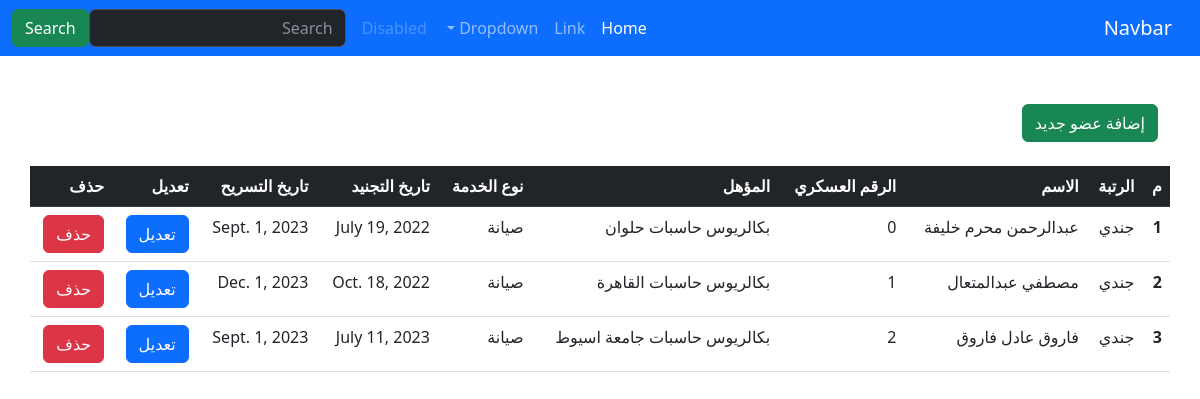
The page /accounts/ (signed in) on the database as committed earlier.
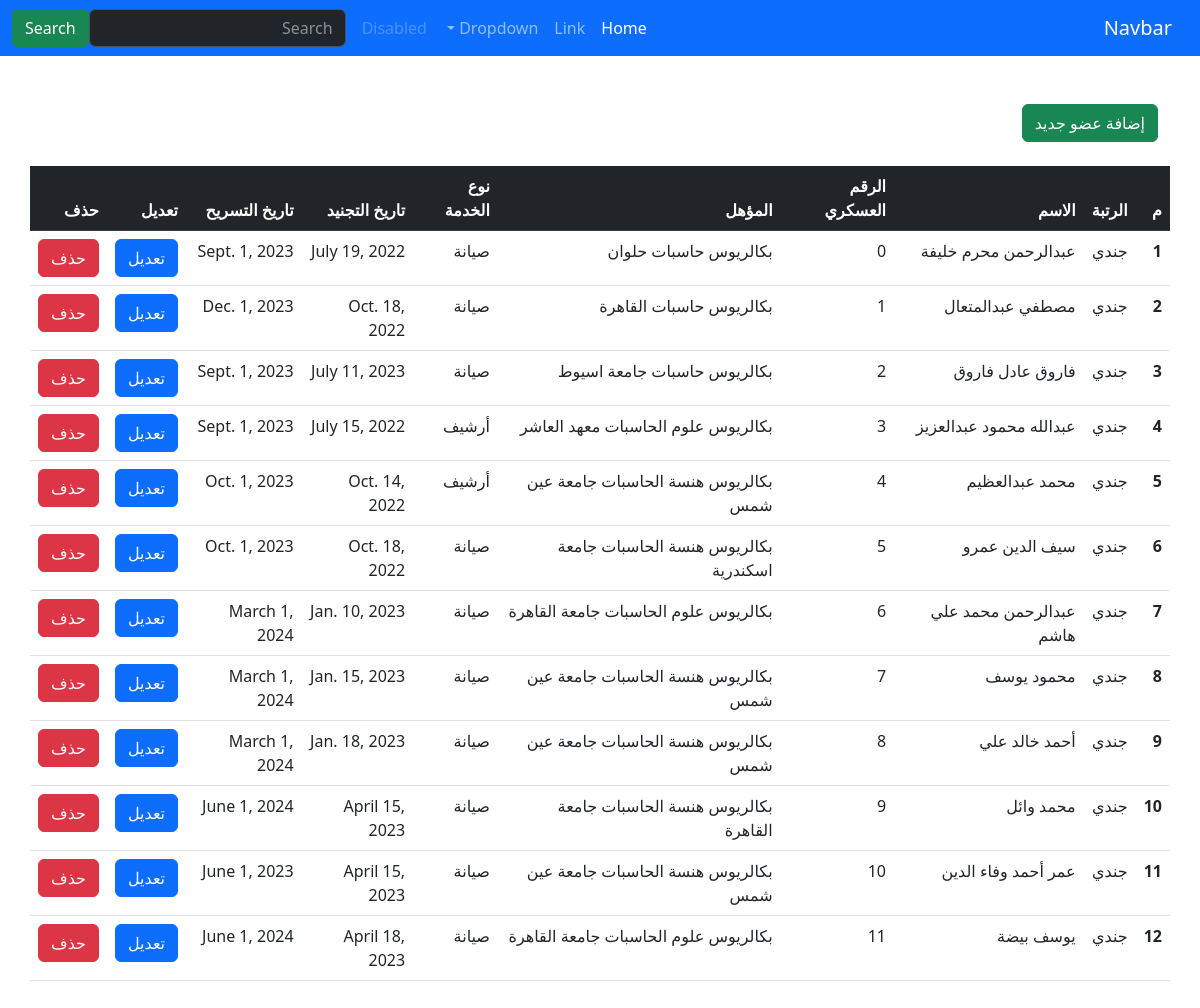
The same page on the database as committed later.
### accounts/models.py (models this page shows, shortened)
class User(AbstractBaseUser):
    fullname        = models.CharField(max_length=50,verbose_name="Full Name",unique=False)
    militry_id      = models.CharField(unique = True, max_length=30)
    password        = models.CharField(max_length=150)
    is_active       = models.BooleanField(default=True)
    is_staff        = models.BooleanField(default=False)
    is_superuser    = models.BooleanField(default=False)
    moahl           = models.CharField(max_length=150, null=True)
    moahl_type      = models.ForeignKey(Moahl_Type, null=True, on_delete=models.PROTECT)
    rank            = models.ForeignKey(Rank, null=True, on_delete=models.PROTECT)
    work_category   = models.ForeignKey(Work_Category, null=True, on_delete=models.PROTECT)
    tagned_date     = models.DateField(null=True, blank=True)
    end_date        = models.DateField(null=True, blank=True)
    USERNAME_FIELD  = 'militry_id'
    REQUIRED_FIELDS = ['fullname']
    objects = accountManager()

class Rank (models.Model):
    name    = models.CharField(max_length=20)
    rank    = models.IntegerField()
    def __str__(self):
        return self.name

class Work_Category (models.Model):
    name    = models.CharField(max_length=20)
    def __str__(self):
        return self.name

### accounts/views.py (the view)
# urls.py: path("",views.index, name="index"),
@login_required
def index(request):
    return render(request, "accounts/index.html", {"users":User.objects.all()})

### accounts/templates/accounts/index.html (shortened to what this page needs)
{% extends 'base.html' %}
{% block body %}
<div class="container my-5">
  <a href="{% url 'accounts:add' %}" class="btn btn-success mb-4">إضافة عضو جديد</a>
  <div class="row">
    <table class="table table-hover ">
      <thead class="table-dark">
        <tr>
          <th scope="col">م</th>
          <th scope="col">الرتبة</th>
          <th scope="col">الاسم</th>
          <th scope="col">الرقم العسكري</th>
          <th scope="col">المؤهل</th>
          <th scope="col">نوع الخدمة</th>
          <th scope="col">تاريخ التجنيد</th>
          <th scope="col">تاريخ التسريح</th>
          <th scope="col">تعديل</th>
          <th scope="col">حذف</th>
        </tr>
      </thead>
      <tbody>
        {% for user in users %}
        <tr>
            <th scope="row">{{forloop.counter}}</th>
            <td>{{user.rank}}</td>
            <td>{{user.fullname}}</td>
            <td>{{user.militry_id}}</td>
            <td>{{user.moahl}}</td>
            <td>{{user.work_category}}</td>
            <td>{{user.tagned_date}}</td>
            <td>{{user.end_date}}</td>
            <td><a href="{% url 'accounts:edit' user.militry_id  %}" class="btn btn-primary">تعديل</a></td>
            <td><a href="{% url 'accounts:delete' user.militry_id  %}" class="btn btn-danger">حذف</a></td>
          </tr>
          {% endfor %}
      </tbody>
    </table>
  </div>
</div>
{% endblock body %}

### templates/base.html (shortened to what this page needs)
{% load static %}
<!doctype html>
<html lang="en">
  <head>
        <link rel="stylesheet" href="{% static 'css/bootstrap.min.css' %}">
  </head>
  <body style="direction:rtl; ">
    <nav class="navbar navbar-expand-lg bg-primary" data-bs-theme="dark">
      <div class="container-fluid">
        <a class="navbar-brand" href="#">Navbar</a>
        <div class="collapse navbar-collapse" id="navbarSupportedContent">
          <ul class="navbar-nav me-auto mb-2 mb-lg-0">
            <li class="nav-item">
              <a class="nav-link active" aria-current="page" href="#">Home</a>
            </li>
            <li class="nav-item">
              <a class="nav-link" href="#">Link</a>
            </li>
            <li class="nav-item dropdown">
              <a class="nav-link dropdown-toggle" href="#" role="button" data-bs-toggle="dropdown" aria-expanded="false">
              </a>
            </li>
            <li class="nav-item">
              <a class="nav-link disabled">Disabled</a>
            </li>
          </ul>
          <form class="d-flex" role="search">
            <input class="form-control me-2" type="search" placeholder="Search" aria-label="Search">
            <button class="btn btn-success" type="submit">Search</button>
          </form>
        </div>
      </div>
    </nav>
        {% block body %}
        {% endblock body %}
  </body>
</html>

Rows that differ between the two databases and show on the page:
added User: rank "جندي", fullname "عبدالله محمود عبدالعزيز", militry_id "3", moahl "بكالريوس علوم الحاسبات معهد العاشر", work_category "أرشيف", tagned_date "July 15, 2022", end_date "Sept. 1, 2023"
added User: rank "جندي", fullname "محمد عبدالعظيم", militry_id "4", moahl "بكالريوس هنسة الحاسبات جامعة عين شمس", work_category "أرشيف", tagned_date "Oct. 14, 2022", end_date "Oct. 1, 2023"
added User: rank "جندي", fullname "سيف الدين عمرو", militry_id "5", moahl "بكالريوس هنسة الحاسبات جامعة اسكندرية", work_category "صيانة", tagned_date "Oct. 18, 2022", end_date "Oct. 1, 2023"
added User: rank "جندي", fullname "عبدالرحمن محمد علي هاشم", militry_id "6", moahl "بكالريوس علوم الحاسبات جامعة القاهرة", work_category "صيانة", tagned_date "Jan. 10, 2023", end_date "March 1, 2024"
added User: rank "جندي", fullname "محمود يوسف", militry_id "7", moahl "بكالريوس هنسة الحاسبات جامعة عين شمس", work_category "صيانة", tagned_date "Jan. 15, 2023", end_date "March 1, 2024"
added User: rank "جندي", fullname "أحمد خالد علي", militry_id "8", moahl "بكالريوس هنسة الحاسبات جامعة عين شمس", work_category "صيانة", tagned_date "Jan. 18, 2023", end_date "March 1, 2024"
added User: rank "جندي", fullname "محمد وائل", militry_id "9", moahl "بكالريوس هنسة الحاسبات جامعة القاهرة", work_category "صيانة", tagned_date "April 15, 2023", end_date "June 1, 2024"
added User: rank "جندي", fullname "عمر أحمد وفاء الدين", militry_id "10", moahl "بكالريوس هنسة الحاسبات جامعة عين شمس", work_category "صيانة", tagned_date "April 15, 2023", end_date "June 1, 2023"
added User: rank "جندي", fullname "يوسف بيضة", militry_id "11", moahl "بكالريوس علوم الحاسبات جامعة القاهرة", work_category "صيانة", tagned_date "April 18, 2023", end_date "June 1, 2024"
